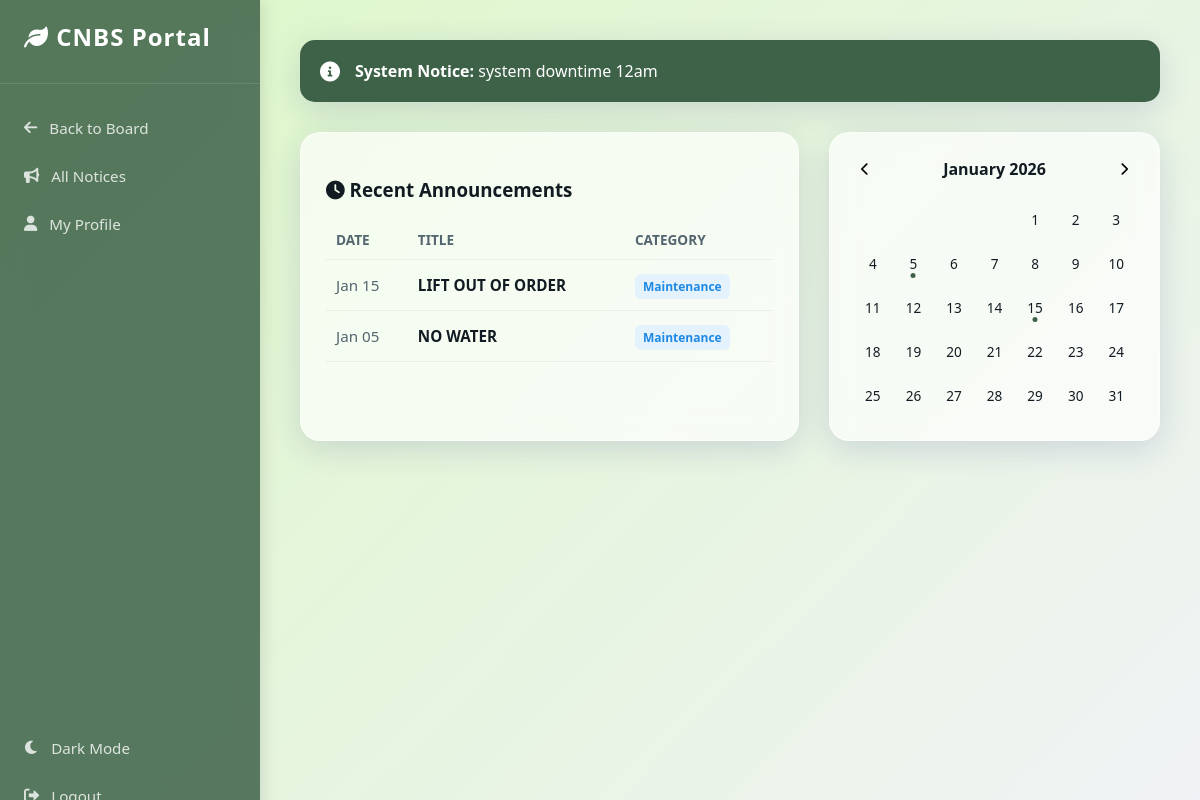
The app's page /landing_page.php (signed in), older data.
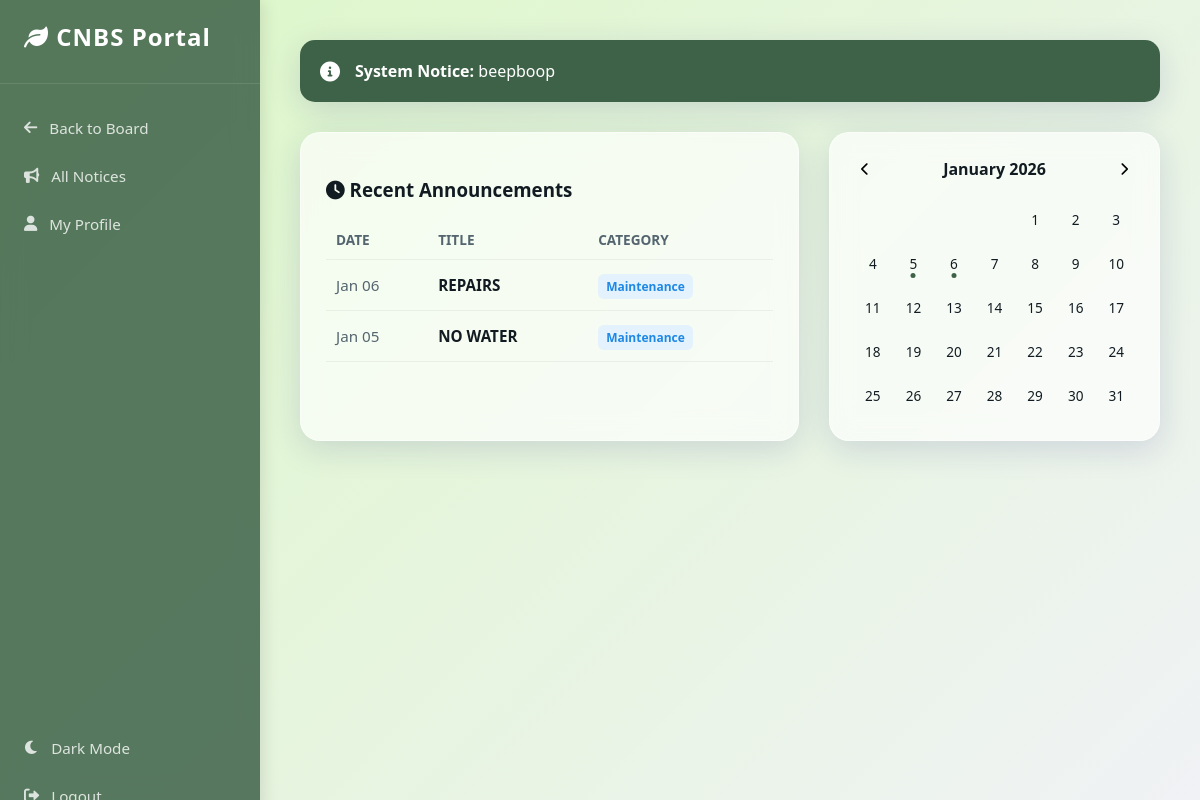
The same page, newer data.
### tables this page shows
CREATE TABLE `settings` (
  `setting_id` int(11) NOT NULL,
  `setting_key` varchar(50) DEFAULT NULL,
  `setting_name` varchar(100) DEFAULT NULL,
  `setting_value` varchar(255) DEFAULT NULL,
  `description` text DEFAULT NULL
);

CREATE TABLE `notices` (
  `notice_id` int(11) NOT NULL,
  `title` varchar(150) NOT NULL,
  `content` text NOT NULL,
  `category_id` int(11) DEFAULT NULL,
  `priority` enum('High','Medium','Low') DEFAULT 'Low',
  `user_id` int(11) DEFAULT NULL,
  `expiry_date` date DEFAULT NULL,
  `views` int(11) DEFAULT 0,
  `created_at` timestamp NOT NULL DEFAULT current_timestamp(),
  `category` varchar(100) DEFAULT NULL,
  `date` date DEFAULT NULL,
  `details` text DEFAULT NULL,
  `notice_date` date DEFAULT NULL
);

### landing_page.php (the view, shortened to what this page needs)
<?php
include 'database.php';
$banner_res = mysqli_query($conn, "SELECT setting_value FROM settings WHERE setting_key = 'banner_text'");
$banner_text = mysqli_fetch_assoc($banner_res)['setting_value'] ?? "Welcome to CNBS Portal";
$status_res = mysqli_query($conn, "SELECT setting_value FROM settings WHERE setting_key = 'banner_status'");
$banner_status = mysqli_fetch_assoc($status_res)['setting_value'] ?? 'inactive';
$notices_result = mysqli_query($conn, "SELECT * FROM notices ORDER BY notice_date DESC LIMIT 5");
?>
<!DOCTYPE html>
<html lang="en">
<head>
    <link href="https://cdnjs.cloudflare.com/ajax/libs/font-awesome/6.0.0/css/all.min.css" rel="stylesheet">
</head>
<body class="<?= isset($_COOKIE['theme']) && $_COOKIE['theme'] == 'dark' ? 'dark-mode' : '' ?>">
    <div class="sidebar">
        <div class="brand"><i class="fas fa-leaf"></i> CNBS Portal</div>
        <?php if ($_SESSION['role'] === 'admin'): ?>
            <a href="admin_post.php" class="menu-item"><i class="fas fa-arrow-left"></i> Back to Board</a>
        <?php else: ?>
            <a href="landing_page.php" class="menu-item active"><i class="fas fa-home"></i> Home</a>
        <?php endif; ?>
        <a href="notices.php" class="menu-item"><i class="fas fa-bullhorn"></i> All Notices</a>
        <a href="edit_profile.php" class="menu-item"><i class="fas fa-user"></i> My Profile</a>
        <div style="flex:1"></div>
        <div class="menu-item" onclick="toggleTheme()" style="cursor:pointer;"><i class="fas fa-moon"></i> Dark Mode</div>
        <a href="logout.php" class="menu-item"><i class="fas fa-sign-out-alt"></i> Logout</a>
    </div>
    <div class="main-content">
        <?php if($banner_status == 'active'): ?>
        <div class="banner">
            <i class="fas fa-info-circle fa-lg"></i>
            <div>
                <strong>System Notice:</strong> <?= htmlspecialchars($banner_text) ?>
            </div>
        </div>
        <?php endif; ?>
        <div class="dashboard-grid">
            <div class="card">
                <h3><i class="fas fa-clock"></i> Recent Announcements</h3>
                <table>
                    <thead>
                        <tr><th>DATE</th><th>TITLE</th><th>CATEGORY</th></tr>
                    </thead>
                    <tbody>
                        <?php while($row = mysqli_fetch_assoc($notices_result)): ?>
                        <tr onclick="window.location.href='notice_detail.php?id=<?= $row['notice_id'] ?>'" style="cursor:pointer;">
                            <td style="color: var(--text-muted);"><?= date('M d', strtotime($row['notice_date'])) ?></td>
                            <td><strong><?= htmlspecialchars($row['title']) ?></strong></td>
                            <td><span class="badge badge-maintenance"><?= $row['category'] ?></span></td>
                        </tr>
                        <?php endwhile; ?>
                    </tbody>
                </table>
            </div>
            <div class="card">
                <div class="calendar-header">
                    <button onclick="changeMonth(-1)" style="border:none; background:none; cursor:pointer;"><i class="fas fa-chevron-left"></i></button>
                    <h4 id="monthDisplay" style="margin:0;"></h4>
                    <button onclick="changeMonth(1)" style="border:none; background:none; cursor:pointer;"><i class="fas fa-chevron-right"></i></button>
                </div>
                <div class="calendar-grid" id="calendarGrid"></div>
            </div>
        </div>
    </div>
</body>
</html>

Row changes from the older to the newer data that the page shows:
removed notices: notice_date "Jan 15", title "LIFT OUT OF ORDER", category "Maintenance"
changed settings: setting_value "system downtime 12am" → "beepboop"
added notices: notice_date "Jan 06", title "REPAIRS", category "Maintenance"
